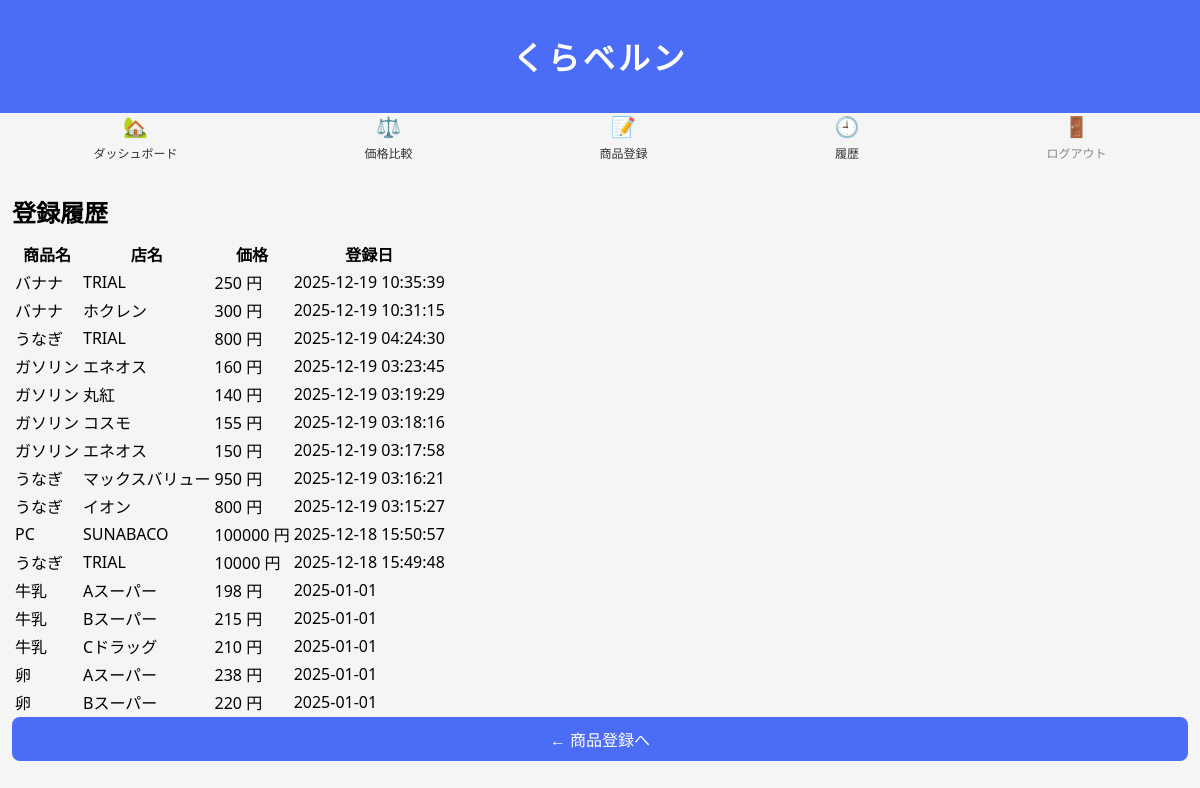
Screenshot of /history (signed in) with the database file from the repository.
### tables this page shows
CREATE TABLE prices (
  id INTEGER PRIMARY KEY AUTOINCREMENT,
  item_id INTEGER NOT NULL,
  store_id INTEGER NOT NULL,
  price INTEGER NOT NULL,
  created_at TEXT NOT NULL,
  FOREIGN KEY (item_id) REFERENCES items(id),
  FOREIGN KEY (store_id) REFERENCES stores(id)
);

CREATE TABLE items (
  id INTEGER PRIMARY KEY AUTOINCREMENT,
  name TEXT NOT NULL
);

CREATE TABLE stores (
  id INTEGER PRIMARY KEY AUTOINCREMENT,
  name TEXT NOT NULL
);

### app.py (the view)
@app.route("/history")
def history():
    if not session.get("logged_in"):
        return redirect(url_for("login"))
    conn = get_db_connection()
    rows = conn.execute(
        """
        SELECT
            i.name AS item_name,
            s.name AS shop_name,
            p.price,
            p.created_at
        FROM prices p
        JOIN items i ON p.item_id = i.id
        JOIN stores s ON p.store_id = s.id
        ORDER BY p.created_at DESC
        """
    ).fetchall()
    conn.close()
    return render_template("history.html", rows=rows)

### app.py (called while the page is built)
def get_db_connection():
    conn = sqlite3.connect("db/comparison_app.db")
    conn.row_factory = sqlite3.Row
    return conn

### templates/history.html (shortened to what this page needs)
{% extends "base.html" %}
{% block content %}
<h2 class="page-title">登録履歴</h2>
<table>
  <tr>
    <th>商品名</th>
    <th>店名</th>
    <th>価格</th>
    <th>登録日</th>
  </tr>
  {% for row in rows %}
  <tr>
    <td>{{ row.item_name }}</td>
    <td>{{ row.shop_name }}</td>
    <td>{{ row.price }} 円</td>
    <td>{{ row.created_at }}</td>
  </tr>
  {% endfor %}
</table>
<a href="/add" class="btn">← 商品登録へ</a>
{% endblock %}

### static/css/style.css (style rules this page uses)
body { margin: 0; font-family: system-ui, sans-serif; background: #f5f5f5; }
.page-title { margin-bottom: 10px; }
.btn { display: block; text-align: center; padding: 10px; background: #4a6cf7; color: white; border-radius: 8px; text-decoration: none; }

### rows the page displays
prices: item_name "バナナ", shop_name "TRIAL", price "250", created_at "2025-12-19 10:35:39"
prices: item_name "バナナ", shop_name "ホクレン", price "300", created_at "2025-12-19 10:31:15"
prices: item_name "うなぎ", shop_name "TRIAL", price "800", created_at "2025-12-19 04:24:30"
prices: item_name "ガソリン", shop_name "エネオス", price "160", created_at "2025-12-19 03:23:45"
prices: item_name "ガソリン", shop_name "丸紅", price "140", created_at "2025-12-19 03:19:29"
prices: item_name "ガソリン", shop_name "コスモ", price "155", created_at "2025-12-19 03:18:16"
prices: item_name "ガソリン", shop_name "エネオス", price "150", created_at "2025-12-19 03:17:58"
prices: item_name "うなぎ", shop_name "マックスバリュー", price "950", created_at "2025-12-19 03:16:21"
prices: item_name "うなぎ", shop_name "イオン", price "800", created_at "2025-12-19 03:15:27"
prices: item_name "PC", shop_name "SUNABACO", price "100000", created_at "2025-12-18 15:50:57"
prices: item_name "うなぎ", shop_name "TRIAL", price "10000", created_at "2025-12-18 15:49:48"
prices: item_name "牛乳", shop_name "Aスーパー", price "198", created_at "2025-01-01"
prices: item_name "牛乳", shop_name "Bスーパー", price "215", created_at "2025-01-01"
prices: item_name "牛乳", shop_name "Cドラッグ", price "210", created_at "2025-01-01"
prices: item_name "卵", shop_name "Aスーパー", price "238", created_at "2025-01-01"
prices: item_name "卵", shop_name "Bスーパー", price "220", created_at "2025-01-01"
